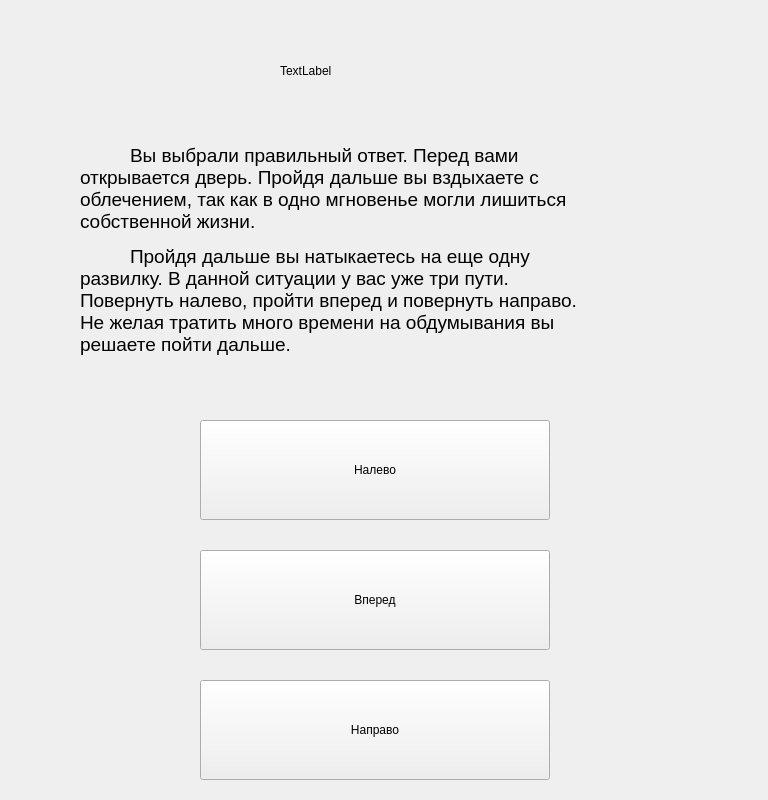
<?xml version="1.0" encoding="UTF-8"?>
<ui version="4.0">
 <class>Dalee</class>
 <widget class="QWidget" name="Dalee">
  <property name="geometry">
   <rect>
    <x>0</x>
    <y>0</y>
    <width>768</width>
    <height>800</height>
   </rect>
  </property>
  <property name="windowTitle">
   <string>Form</string>
  </property>
  <widget class="QPushButton" name="pushButton">
   <property name="geometry">
    <rect>
     <x>200</x>
     <y>420</y>
     <width>350</width>
     <height>100</height>
    </rect>
   </property>
   <property name="text">
    <string>Налево</string>
   </property>
  </widget>
  <widget class="QPushButton" name="pushButton_2">
   <property name="geometry">
    <rect>
     <x>200</x>
     <y>550</y>
     <width>350</width>
     <height>100</height>
    </rect>
   </property>
   <property name="text">
    <string>Вперед</string>
   </property>
  </widget>
  <widget class="QPushButton" name="pushButton_3">
   <property name="geometry">
    <rect>
     <x>200</x>
     <y>680</y>
     <width>350</width>
     <height>100</height>
    </rect>
   </property>
   <property name="text">
    <string>Направо</string>
   </property>
  </widget>
  <widget class="QLabel" name="label_2">
   <property name="geometry">
    <rect>
     <x>80</x>
     <y>110</y>
     <width>631</width>
     <height>281</height>
    </rect>
   </property>
   <property name="text">
    <string>&lt;html&gt;&lt;head/&gt;&lt;style&gt; p {text-indent: 50px} &lt;/style&gt;&lt;body&gt;&lt;p&gt;&lt;span style=&quot; font-size:14pt;&quot;&gt;Вы выбрали правильный ответ. Перед вами&lt;br/&gt;открывается дверь. Пройдя дальше вы вздыхаете с&lt;br/&gt;облечением, так как в одно мгновенье могли лишиться&lt;br/&gt;собственной жизни.&lt;/span&gt;&lt;/p&gt;&lt;p&gt;&lt;span style=&quot; font-size:14pt;&quot;&gt;Пройдя дальше вы натыкаетесь на еще одну&lt;br/&gt;развилку. В данной ситуации у вас уже три пути.&lt;br/&gt;Повернуть налево, пройти вперед и повернуть направо.&lt;br/&gt;Не желая тратить много времени на обдумывания вы&lt;br/&gt;решаете пойти дальше.&lt;/span&gt;&lt;/p&gt;&lt;/body&gt;&lt;/html&gt;</string>
   </property>
  </widget>
  <widget class="QLabel" name="label_pict">
   <property name="geometry">
    <rect>
     <x>0</x>
     <y>0</y>
     <width>768</width>
     <height>800</height>
    </rect>
   </property>
   <property name="text">
    <string/>
   </property>
   <property name="pixmap">
    <pixmap>../PICT/pict2.png</pixmap>
   </property>
  </widget>
  <widget class="QLabel" name="label5">
   <property name="geometry">
    <rect>
     <x>280</x>
     <y>20</y>
     <width>251</width>
     <height>101</height>
    </rect>
   </property>
   <property name="styleSheet">
    <string notr="true">font: 14pt &quot;Times New Roman&quot;;</string>
   </property>
   <property name="text">
    <string>TextLabel</string>
   </property>
  </widget>
  <zorder>label_pict</zorder>
  <zorder>pushButton</zorder>
  <zorder>pushButton_2</zorder>
  <zorder>pushButton_3</zorder>
  <zorder>label_2</zorder>
  <zorder>label5</zorder>
 </widget>
 <resources/>
 <connections/>
</ui>
